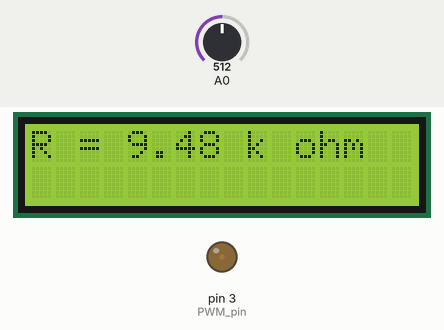
Simulated run of this sketch. Board: Arduino Uno, built with avr-gcc and run on an emulated ATmega328P. Parts: 16×2 character LCD, output pins drawn as LEDs (lit = HIGH). The test bench sets the inputs (shaded band); at power-on: A0 = 512. What the sketch prints to the serial monitor is not drawn.

Above: at 1.2 s.
1.3 s: A0 set to 0
At 1.7 s:
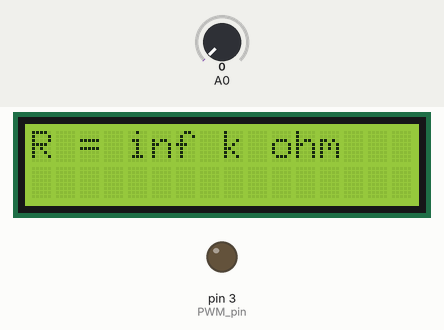
3.8 s: A0 set to 122
At 4.2 s:
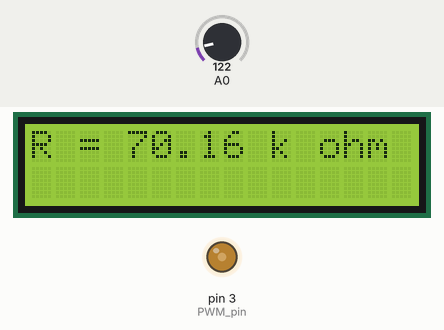
6.4 s: A0 set to 900
At 6.8 s:
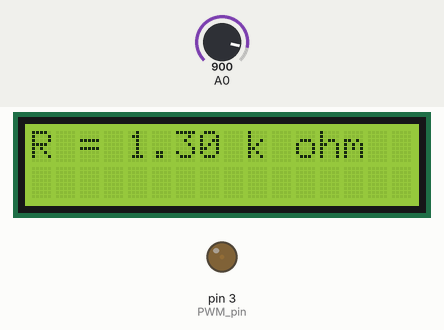
9.4 s: A0 set to 1023
At 9.9 s:
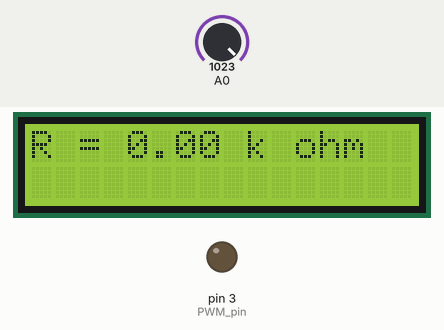
Timing chart, 0 to 12.4 s (numbered marks = the images above; inputs shaded):
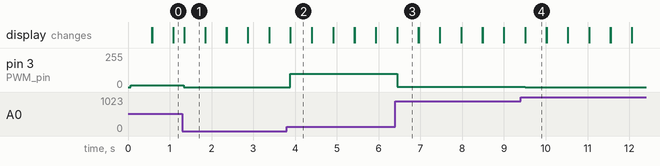

The sketch:

Lab1Elec291.ino
```cpp
// C++ code
//
#include <LiquidCrystal.h>

const int RS = 12, EN = 11, D4 = 7, D5 = 6, D6 = 5, D7 = 4;
const int PWM_pin = 3;

LiquidCrystal myLCD (RS, EN, D4, D5, D6, D7);

void setup()
{
  Serial.begin(9600);
  pinMode(A0, INPUT);
  pinMode(PWM_pin, OUTPUT);
  myLCD.begin(16,2);
}

void loop()
{
  int x = analogRead(A0);
  float r = valToResistance(x);

  Serial.print("Resistance = ");
  Serial.print(r/1000.0);
  Serial.print(" kOhms ");
  if (r >= 2500){
   Serial.println("(Dark)");
  }else if (r <= 600){
   Serial.println("(Bright)");
  }else{
   Serial.println("(Normal)");
  }

  //PWM:
  float rate = r * (255.0/181000.0);
  //Serial.println((int)rate);
  analogWrite(PWM_pin,rate);
  printResistanceToLCD(r);
  delay(250);
  myLCD.clear();
}

float valToResistance(int x){
  float a_volt = x * (5.0/1023.0);
  float resistance = 9500*((5.0/a_volt)-1);

  return resistance;
}

void printResistanceToLCD(float resistance){
  float kohm = resistance/1000.0;
  myLCD.print("R = ");
  myLCD.print(kohm);
  myLCD.print(" k ohm");
  myLCD.setCursor(0,0);

}
```

Measured:
- after the input at 1.3 s, pin 3 (PWM_pin): 13/255 → 0/255 at once; the display: changes at once (image 1)
- after the input at 3.8 s, pin 3 (PWM_pin): 0/255 → 98/255 after 0.09 s; the display: first differs from a run without the input after 0.09 s (image 2)
- after the input at 6.4 s, pin 3 (PWM_pin): 98/255 → 1/255 at once; the display: first differs from a run without the input at once (image 3)
- after the input at 9.4 s, pin 3 (PWM_pin): 1/255 → 0/255 after 0.11 s; the display: first differs from a run without the input after 0.11 s (image 4)
- what the display in image 1 shows lasts 0.5 s, from 1.3 s to 1.8 s
